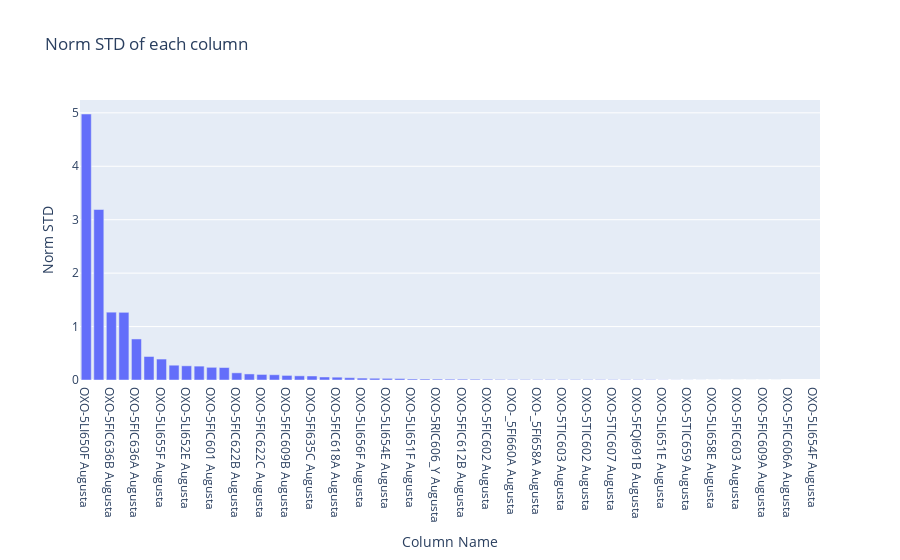

The notebook cell saved with this chart:
### Markdown cell above
variance_analysis

### Code cell
da = DataAnalysis()
df = data_exp.load_data('./data/sasol_data_sample.csv', parse_dates=True, index_col=0)
da.variance_analysis(df)

### Figure 1 — Plotly figure (JSON) as saved in the notebook; plotly's stock layout.template omitted (floating-point values rounded to 4 significant figures)
{"data": [{"alignmentgroup": "True", "hovertemplate": "x=%{x}<br>y=%{y}<extra></extra>", "legendgroup": "", "marker": {"color": "#636efa", "pattern": {"shape": ""}}, "name": "", "offsetgroup": "", "orientation": "v", "showlegend": false, "textposition": "auto", "type": "bar", "x": ["OXO-5LI650F Augusta", "OXO-5FIC622A Augusta", "OXO-5FIC636B Augusta", "OXO-5FIC132 Augusta", "OXO-5FIC636A Augusta", "OXO-5LI633B Augusta", "OXO-5LI655F Augusta", "OXO-5LI653F Augusta", "OXO-5LI652E Augusta", "OXO-5FIC606C Augusta", "OXO-5FIC601 Augusta", "OXO-5LI653E Augusta", "OXO-5FIC622B Augusta", "OXO-5FIC612A Augusta", "OXO-5FIC622C Augusta", "OXO-5FIC636C Augusta", "OXO-5FIC609B Augusta", "OXO-5LI658F Augusta", "OXO-5FI635C Augusta", "OXO-5FI696 Augusta", "OXO-5FIC618A Augusta", "OXO-5LI657F Augusta", "OXO-5LI656F Augusta", "OXO-5FIC618C Augusta", "OXO-5LI654E Augusta", "OXO-5FIC618B Augusta", "OXO-5LI651F Augusta", "OXO-5FIC600 Augusta", "OXO-5RIC606_Y Augusta", "OXO-5TIC601 Augusta", "OXO-5FIC612B Augusta", "OXO-5FIC618D Augusta", "OXO-5FIC602 Augusta", "OXO-_5FI662A Augusta", "OXO-_5FI660A Augusta", "OXO-_5FI659A Augusta", "OXO-_5FI658A Augusta", "OXO-5FI661A Augusta", "OXO-5TIC603 Augusta", "OXO-5FIC611A Augusta", "OXO-5TIC602 Augusta", "OXO-5TIC604 Augusta", "OXO-5TIC607 Augusta", "OXO-5TIC605 Augusta", "OXO-5FQI691B Augusta", "OXO-5TIC606 Augusta", "OXO-5LI651E Augusta", "OXO-5PIC605A Augusta", "OXO-5TIC659 Augusta", "OXO-5LI657E Augusta", "OXO-5LI658E Augusta", "OXO-5TIC002 Augusta", "OXO-5FIC603 Augusta", "OXO-5FIC607 Augusta", "OXO-5FIC609A Augusta", "OXO-5LI652F Augusta", "OXO-5FIC606A Augusta", "OXO-5FIC611B Augusta", "OXO-5LI654F Augusta"], "xaxis": "x", "y": [4.978, 3.191, 1.269, 1.267, 0.768, 0.44, 0.392, 0.277, 0.2657, 0.2598, 0.2374, 0.2334, 0.1343, 0.1134, 0.104, 0.09862, 0.08587, 0.07815, 0.07526, 0.05662, 0.05269, 0.04323, 0.03598, 0.03281, 0.03061, 0.02766, 0.01902, 0.01807, 0.01678, 0.01539, 0.01532, 0.01452, 0.01286, 0.01015, 0.009624, 0.009264, 0.009094, 0.008932, 0.008653, 0.008374, 0.008277, 0.007708, 0.006965, 0.006692, 0.006228, 0.005529, 0.002876, 0.001851, 0.001364, 0.001007, 0.0003407, 0.0001392, 0, 0, 0, 0, null, null, null], "yaxis": "y"}], "layout": {"barmode": "relative", "legend": {"tracegroupgap": 0}, "title": {"text": "Norm STD of each column"}, "xaxis": {"anchor": "y", "domain": [0, 1], "title": {"text": "Column Name"}}, "yaxis": {"anchor": "x", "domain": [0, 1], "title": {"text": "Norm STD"}}}}
